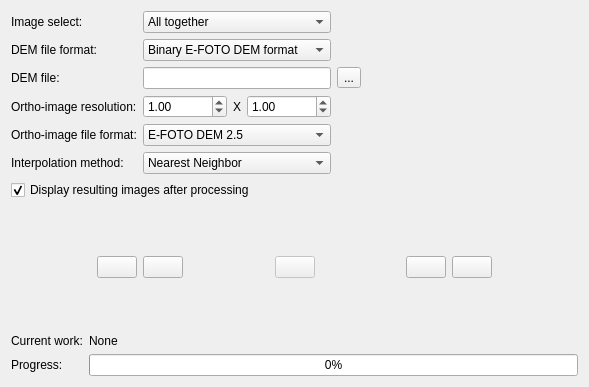
<?xml version="1.0" encoding="UTF-8"?>
<ui version="4.0">
 <class>OrthoForm</class>
 <widget class="QWidget" name="OrthoForm">
  <property name="geometry">
   <rect>
    <x>0</x>
    <y>0</y>
    <width>589</width>
    <height>387</height>
   </rect>
  </property>
  <property name="windowTitle">
   <string>Ortho-rectification</string>
  </property>
  <property name="windowIcon">
   <iconset resource="../resource/resource.qrc">
    <normaloff>:/icon/WindowIcon.png</normaloff>:/icon/WindowIcon.png</iconset>
  </property>
  <layout class="QGridLayout" name="gridLayout_2">
   <item row="0" column="0">
    <layout class="QGridLayout" name="gridLayout_3">
     <item row="0" column="0">
      <widget class="QLabel" name="label">
       <property name="text">
        <string>Image select:</string>
       </property>
      </widget>
     </item>
     <item row="0" column="1">
      <widget class="QComboBox" name="comboBox">
       <item>
        <property name="text">
         <string>All together</string>
        </property>
       </item>
       <item>
        <property name="text">
         <string>All individually</string>
        </property>
       </item>
      </widget>
     </item>
     <item row="0" column="2">
      <spacer name="horizontalSpacer">
       <property name="orientation">
        <enum>Qt::Horizontal</enum>
       </property>
       <property name="sizeHint" stdset="0">
        <size>
         <width>40</width>
         <height>20</height>
        </size>
       </property>
      </spacer>
     </item>
     <item row="1" column="0">
      <widget class="QLabel" name="label_30">
       <property name="text">
        <string>DEM file format:</string>
       </property>
      </widget>
     </item>
     <item row="1" column="1">
      <widget class="QComboBox" name="comboBox2">
       <property name="currentIndex">
        <number>0</number>
       </property>
       <item>
        <property name="text">
         <string>Binary E-FOTO DEM format</string>
        </property>
       </item>
       <item>
        <property name="text">
         <string>ASCII 3D points</string>
        </property>
       </item>
      </widget>
     </item>
     <item row="1" column="2">
      <spacer name="horizontalSpacer_2">
       <property name="orientation">
        <enum>Qt::Horizontal</enum>
       </property>
       <property name="sizeHint" stdset="0">
        <size>
         <width>40</width>
         <height>20</height>
        </size>
       </property>
      </spacer>
     </item>
     <item row="2" column="0">
      <widget class="QLabel" name="label_2">
       <property name="text">
        <string>DEM file:</string>
       </property>
      </widget>
     </item>
     <item row="2" column="1">
      <widget class="QLineEdit" name="lineEdit">
       <property name="readOnly">
        <bool>true</bool>
       </property>
      </widget>
     </item>
     <item row="2" column="2">
      <widget class="QToolButton" name="loadDemButton">
       <property name="toolTip">
        <string>Load DEM</string>
       </property>
       <property name="text">
        <string>...</string>
       </property>
      </widget>
     </item>
     <item row="2" column="3">
      <spacer name="horizontalSpacer_3">
       <property name="orientation">
        <enum>Qt::Horizontal</enum>
       </property>
       <property name="sizeHint" stdset="0">
        <size>
         <width>40</width>
         <height>20</height>
        </size>
       </property>
      </spacer>
     </item>
     <item row="3" column="0">
      <widget class="QLabel" name="label_4">
       <property name="text">
        <string>Ortho-image resolution:</string>
       </property>
      </widget>
     </item>
     <item row="3" column="1">
      <layout class="QHBoxLayout" name="horizontalLayout">
       <item>
        <widget class="QDoubleSpinBox" name="doubleSpinBox1">
         <property name="minimum">
          <double>0.010000000000000</double>
         </property>
         <property name="maximum">
          <double>1000000.000000000000000</double>
         </property>
         <property name="value">
          <double>1.000000000000000</double>
         </property>
        </widget>
       </item>
       <item>
        <widget class="QLabel" name="label_5">
         <property name="text">
          <string>X</string>
         </property>
         <property name="alignment">
          <set>Qt::AlignCenter</set>
         </property>
        </widget>
       </item>
       <item>
        <widget class="QDoubleSpinBox" name="doubleSpinBox2">
         <property name="minimum">
          <double>0.010000000000000</double>
         </property>
         <property name="maximum">
          <double>1000000.000000000000000</double>
         </property>
         <property name="value">
          <double>1.000000000000000</double>
         </property>
        </widget>
       </item>
      </layout>
     </item>
     <item row="3" column="2">
      <spacer name="horizontalSpacer_7">
       <property name="orientation">
        <enum>Qt::Horizontal</enum>
       </property>
       <property name="sizeHint" stdset="0">
        <size>
         <width>40</width>
         <height>20</height>
        </size>
       </property>
      </spacer>
     </item>
     <item row="4" column="0">
      <widget class="QLabel" name="label_6">
       <property name="text">
        <string>Ortho-image file format:</string>
       </property>
      </widget>
     </item>
     <item row="4" column="1">
      <widget class="QComboBox" name="comboBox3">
       <item>
        <property name="text">
         <string>E-FOTO DEM 2.5</string>
        </property>
       </item>
      </widget>
     </item>
     <item row="4" column="2">
      <spacer name="horizontalSpacer_8">
       <property name="orientation">
        <enum>Qt::Horizontal</enum>
       </property>
       <property name="sizeHint" stdset="0">
        <size>
         <width>40</width>
         <height>20</height>
        </size>
       </property>
      </spacer>
     </item>
     <item row="5" column="0">
      <widget class="QLabel" name="label_8">
       <property name="text">
        <string>Interpolation method:</string>
       </property>
      </widget>
     </item>
     <item row="5" column="1">
      <widget class="QComboBox" name="comboBox4">
       <item>
        <property name="text">
         <string>Nearest Neighbor</string>
        </property>
       </item>
       <item>
        <property name="text">
         <string>Bilinear</string>
        </property>
       </item>
       <item>
        <property name="text">
         <string>Bicubic</string>
        </property>
       </item>
       <item>
        <property name="text">
         <string>Lagrange</string>
        </property>
       </item>
      </widget>
     </item>
     <item row="5" column="2">
      <spacer name="horizontalSpacer_9">
       <property name="orientation">
        <enum>Qt::Horizontal</enum>
       </property>
       <property name="sizeHint" stdset="0">
        <size>
         <width>40</width>
         <height>20</height>
        </size>
       </property>
      </spacer>
     </item>
    </layout>
   </item>
   <item row="1" column="0">
    <widget class="QCheckBox" name="checkBox">
     <property name="text">
      <string>Display resulting images after processing</string>
     </property>
     <property name="checked">
      <bool>true</bool>
     </property>
    </widget>
   </item>
   <item row="2" column="0">
    <spacer name="verticalSpacer">
     <property name="orientation">
      <enum>Qt::Vertical</enum>
     </property>
     <property name="sizeHint" stdset="0">
      <size>
       <width>566</width>
       <height>11</height>
      </size>
     </property>
    </spacer>
   </item>
   <item row="3" column="0">
    <layout class="QHBoxLayout" name="horizontalLayout_2">
     <item>
      <spacer name="horizontalSpacer_5">
       <property name="orientation">
        <enum>Qt::Horizontal</enum>
       </property>
       <property name="sizeHint" stdset="0">
        <size>
         <width>40</width>
         <height>20</height>
        </size>
       </property>
      </spacer>
     </item>
     <item>
      <widget class="QPushButton" name="orthoButton">
       <property name="toolTip">
        <string>Run ortho-rectification</string>
       </property>
       <property name="text">
        <string/>
       </property>
       <property name="icon">
        <iconset resource="../resource/resource.qrc">
         <normaloff>:/icon/ortho.png</normaloff>:/icon/ortho.png</iconset>
       </property>
       <property name="iconSize">
        <size>
         <width>30</width>
         <height>30</height>
        </size>
       </property>
      </widget>
     </item>
     <item>
      <widget class="QPushButton" name="loadButton">
       <property name="toolTip">
        <string>Load ortho-rectification</string>
       </property>
       <property name="text">
        <string/>
       </property>
       <property name="icon">
        <iconset resource="../resource/resource.qrc">
         <normaloff>:/icon/fileopen.png</normaloff>:/icon/fileopen.png</iconset>
       </property>
       <property name="iconSize">
        <size>
         <width>30</width>
         <height>30</height>
        </size>
       </property>
      </widget>
     </item>
     <item>
      <spacer name="horizontalSpacer_4">
       <property name="orientation">
        <enum>Qt::Horizontal</enum>
       </property>
       <property name="sizeHint" stdset="0">
        <size>
         <width>40</width>
         <height>20</height>
        </size>
       </property>
      </spacer>
     </item>
     <item>
      <widget class="QPushButton" name="orthoQualityButton">
       <property name="enabled">
        <bool>false</bool>
       </property>
       <property name="toolTip">
        <string>Open Ortho-image Quality Tool</string>
       </property>
       <property name="text">
        <string/>
       </property>
       <property name="icon">
        <iconset resource="../resource/resource.qrc">
         <normaloff>:/icon/markIcon.png</normaloff>:/icon/markIcon.png</iconset>
       </property>
       <property name="iconSize">
        <size>
         <width>30</width>
         <height>30</height>
        </size>
       </property>
      </widget>
     </item>
     <item>
      <spacer name="horizontalSpacer_10">
       <property name="orientation">
        <enum>Qt::Horizontal</enum>
       </property>
       <property name="sizeHint" stdset="0">
        <size>
         <width>40</width>
         <height>20</height>
        </size>
       </property>
      </spacer>
     </item>
     <item>
      <widget class="QPushButton" name="abortButton">
       <property name="toolTip">
        <string>Abort current operation</string>
       </property>
       <property name="text">
        <string/>
       </property>
       <property name="icon">
        <iconset resource="../resource/resource.qrc">
         <normaloff>:/icon/abort.png</normaloff>:/icon/abort.png</iconset>
       </property>
       <property name="iconSize">
        <size>
         <width>30</width>
         <height>30</height>
        </size>
       </property>
      </widget>
     </item>
     <item>
      <widget class="QPushButton" name="doneButton">
       <property name="toolTip">
        <string>Exit / done</string>
       </property>
       <property name="text">
        <string/>
       </property>
       <property name="icon">
        <iconset resource="../resource/resource.qrc">
         <normaloff>:/icon/done.png</normaloff>:/icon/done.png</iconset>
       </property>
       <property name="iconSize">
        <size>
         <width>30</width>
         <height>30</height>
        </size>
       </property>
      </widget>
     </item>
     <item>
      <spacer name="horizontalSpacer_6">
       <property name="orientation">
        <enum>Qt::Horizontal</enum>
       </property>
       <property name="sizeHint" stdset="0">
        <size>
         <width>40</width>
         <height>20</height>
        </size>
       </property>
      </spacer>
     </item>
    </layout>
   </item>
   <item row="4" column="0">
    <spacer name="verticalSpacer_2">
     <property name="orientation">
      <enum>Qt::Vertical</enum>
     </property>
     <property name="sizeHint" stdset="0">
      <size>
       <width>20</width>
       <height>17</height>
      </size>
     </property>
    </spacer>
   </item>
   <item row="5" column="0">
    <layout class="QGridLayout" name="gridLayout">
     <item row="0" column="0">
      <widget class="QLabel" name="label_7">
       <property name="text">
        <string>Current work:</string>
       </property>
      </widget>
     </item>
     <item row="0" column="1">
      <widget class="QLabel" name="workLabel">
       <property name="text">
        <string>None</string>
       </property>
      </widget>
     </item>
     <item row="1" column="0">
      <widget class="QLabel" name="label_3">
       <property name="text">
        <string>Progress:</string>
       </property>
      </widget>
     </item>
     <item row="1" column="1">
      <widget class="QProgressBar" name="progressBar">
       <property name="value">
        <number>0</number>
       </property>
      </widget>
     </item>
    </layout>
   </item>
  </layout>
 </widget>
 <tabstops>
  <tabstop>comboBox</tabstop>
  <tabstop>comboBox2</tabstop>
  <tabstop>lineEdit</tabstop>
  <tabstop>loadDemButton</tabstop>
  <tabstop>doubleSpinBox1</tabstop>
  <tabstop>doubleSpinBox2</tabstop>
  <tabstop>comboBox3</tabstop>
  <tabstop>orthoButton</tabstop>
  <tabstop>abortButton</tabstop>
  <tabstop>doneButton</tabstop>
 </tabstops>
 <resources>
  <include location="../resource/resource.qrc"/>
 </resources>
 <connections/>
</ui>
